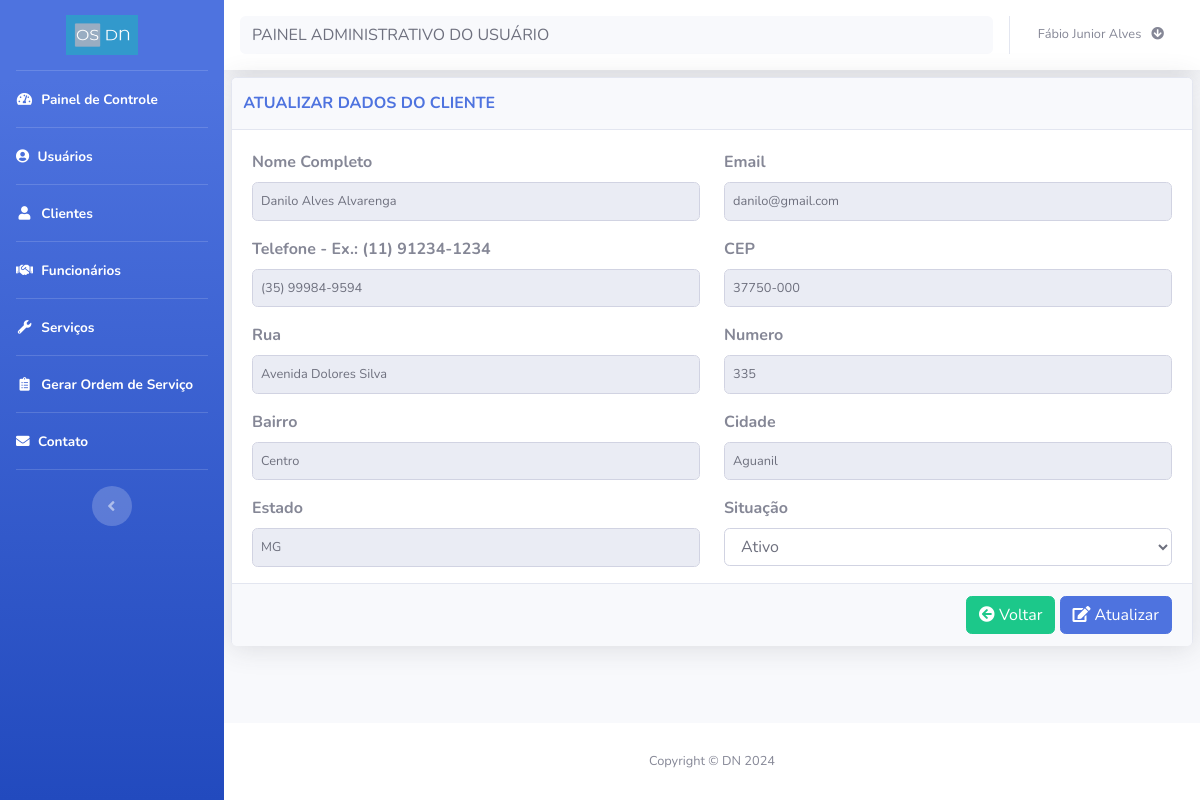
/editar_cliente.php?cod=4 (signed in), run on the app's committed database.
### tables this page shows
CREATE TABLE `cliente` (
  `cod` int(11) NOT NULL,
  `nome` varchar(100) NOT NULL,
  `email` varchar(100) NOT NULL,
  `telefone` varchar(100) NOT NULL,
  `senha` varchar(100) NOT NULL,
  `cep` varchar(10) NOT NULL,
  `endereco` varchar(100) NOT NULL,
  `numero` varchar(11) NOT NULL,
  `bairro` varchar(100) NOT NULL,
  `cidade` varchar(100) NOT NULL,
  `estado` varchar(2) NOT NULL,
  `status` int(11) NOT NULL,
  `perfil` int(11) NOT NULL,
  `data` date NOT NULL
);

### bd/bd_cliente.php (called while the page is built, shortened)
<?php
function buscaClienteeditar($codigo){
  $conexao = conecta_db();
  $query = "SELECT *
            FROM cliente
            WHERE cod='$codigo'";
  $resultado = mysqli_query($conexao,$query);
  $dados = mysqli_fetch_array($resultado);
  return $dados;
}
?>

### editar_cliente.php (the view, shortened to what this page needs)
<?php
require_once('header.php');
require_once('sidebar.php');
require_once ("bd/bd_cliente.php");
$codigo = $_GET['cod'];
$dados = buscaClienteeditar($codigo);
$nome = $dados["nome"];
$email = $dados["email"];
$telefone = $dados["telefone"];
$cep = $dados["cep"];
$endereco = $dados["endereco"];
$numero = $dados["numero"];
$bairro = $dados["bairro"];
$cidade = $dados["cidade"];
$estado = $dados["estado"];
$status = $dados["status"];
?>
<div id="content">
    <?php require_once('navbar.php');?>
    <div class="container-fluid">
        <div class="card shadow mb-2">
            <div class="card-header py-3">
                <div class="row">
                    <div class="col-md-8">
                        <h6 class="m-0 font-weight-bold text-primary" id="title">ATUALIZAR DADOS DO CLIENTE</h6>
                    </div>
                </div>
            </div>
            <div class="card-body">
                <form class="user" action="editar_cliente_envia.php" method="post">
                    <div class="form-group row">
                        <div class="col-sm-6 mb-3 mb-sm-0">
                            <label> Nome Completo </label>
                            <input type="text" class="form-control form-control-user" id="nome" name="nome" value="<?= $nome ?>" readonly>
                        </div>
                        <div class="col-sm-6">
                            <label> Email </label>
                            <input type="email" class="form-control form-control-user" id="email" name="email" value="<?= $email ?>" readonly>
                        </div>
                    </div>
                    <div class="form-group row">
                        <div class="col-sm-6 mb-3 mb-sm-0">
                            <label> Telefone - Ex.: (11) 91234-1234 </label>
                            <input type="tel" class="form-control form-control-user" id="telefone" name="telefone" value="<?=$telefone ?>" readonly>
                        </div>
                        <div class="col-sm-6 mb-3 mb-sm-0">
                            <label> CEP </label>
                            <input type="text" class="form-control form-control-user" id="cep" name="cep" value="<?= $cep ?>" readonly>
                        </div>
                    </div>
                    <div class="form-group row">
                        <div class="col-sm-6 mb-3 mb-sm-0">
                            <label> Rua </label>
                            <input type="text" class="form-control form-control-user" id="endereco" name="endereco" value="<?= $endereco ?>" readonly>
                        </div>
                        <div class="col-sm-6 mb-3 mb-sm-0">
                            <label> Numero </label>
                            <input type="number" class="form-control form-control-user" id="numero" name="numero" value="<?= $numero ?>" readonly>
                        </div>
                    </div>
                    <div class="form-group row">
                        <div class="col-sm-6 mb-3 mb-sm-0">
                            <label> Bairro </label>
                            <input type="text" class="form-control form-control-user" id="bairro" name="bairro" value="<?= $bairro ?>" readonly>
                        </div>
                        <div class="col-sm-6 mb-3 mb-sm-0">
                            <label> Cidade </label>
                            <input type="text" class="form-control form-control-user" id="cidade" name="cidade" value="<?= $cidade ?>" readonly>
                        </div>
                    </div>
                    <div class="form-group row">
                        <div class="col-sm-6 mb-3 mb-sm-0">
                            <label> Estado </label>
                            <input type="text" class="form-control form-control-user" id="estado" name="estado" value="<?= $estado ?>" readonly>
                        </div>
                         <div class="col-sm-6">
                            <label> Situação </label>
                            <select class="form-control" id="status" name="status" required>
                                <option value="1" <?php echo ($status == 1) ? 'selected': ''; ?>>Ativo</option>
                            </select>
                        </div>
                    </div>
                    <div class="card-footer text-muted" id="btn-form">
                        <div class=text-right>
                            <a title="Voltar" href="cliente.php"><button type="button" class="btn btn-success"><i class="fas fa-arrow-circle-left"></i>&nbsp;</i>Voltar</button></a>
                            <a title="Adicionar"><button type="submit" name="updatebtn" class="btn btn-primary uptadebtn"><i class="fas fa-edit">&nbsp;</i>Atualizar</button> </a>
                        </div>
                    </div>
                </form>
            </div>
        </div>
    </div>
</div>
<?php
require_once('footer.php');
?>

### data on the page
cliente: nome "Danilo Alves Alvarenga", email "danilo@gmail.com", telefone "(35) 99984-9594", cep "37750-000", endereco "Avenida Dolores Silva", numero "335", bairro "Centro", cidade "Aguanil", estado "MG", status "Ativo"

### other printed values
$_SESSION['nome_usu'] "Fábio Junior Alves"
